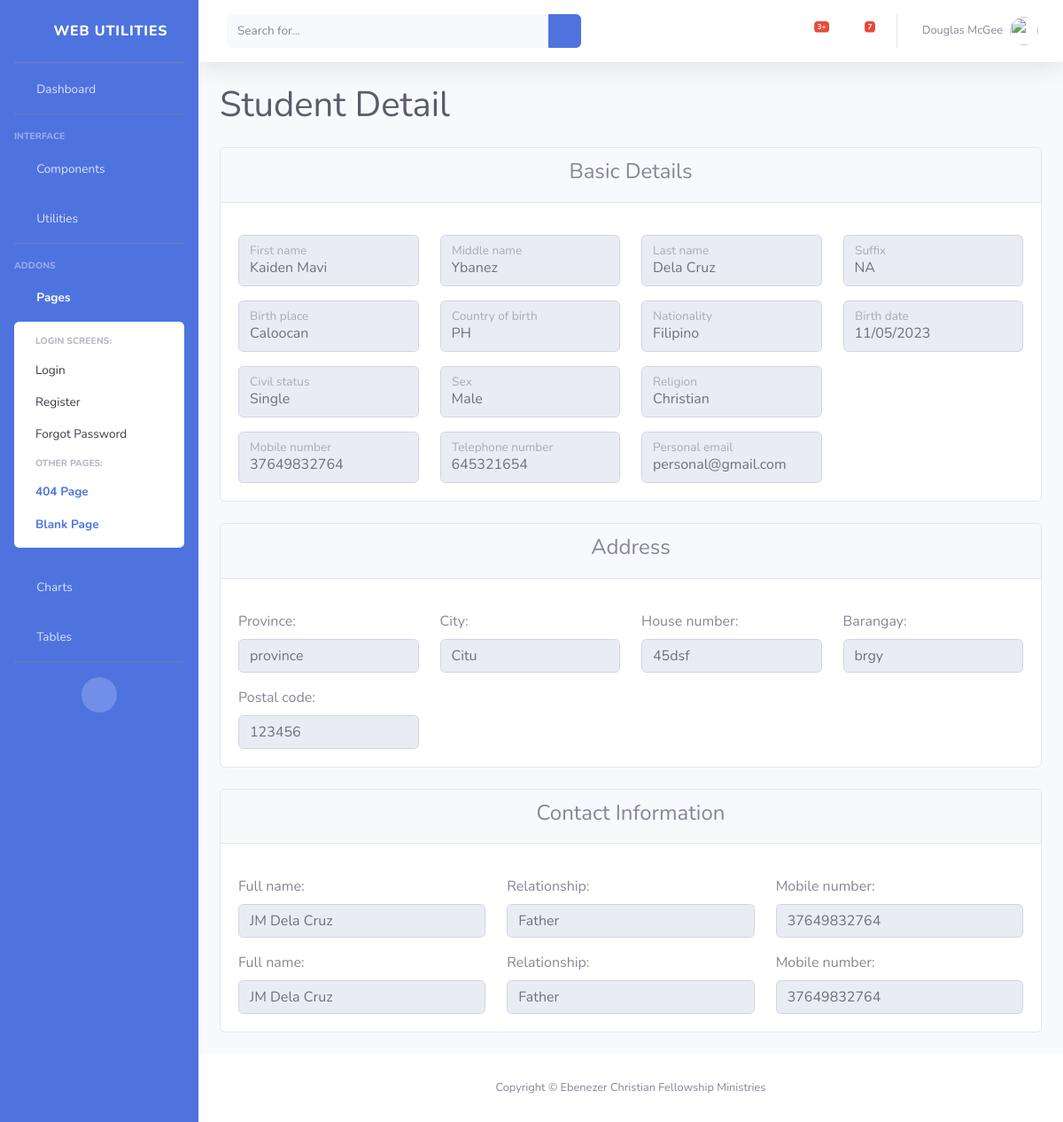
Page /students/5/ on the committed database.
### students/models.py (models this page shows, shortened)
class Student(models.Model):
    first_name = models.CharField(max_length=100)
    middle_name = models.CharField(max_length=100)
    last_name = models.CharField(max_length=100)
    suffix = models.CharField(max_length=10, blank=True)
    birth_date = models.DateField()
    country_of_birth = models.CharField(max_length=100)
    birth_place = models.CharField(max_length=100)
    nationality = models.CharField(max_length=100)
    CIVIL_STATUS_CHOICES = [
        ('', '---------'),
        ('single', 'Single'),
        ('married', 'Married'),
        ('widowed', 'Widowed'),
        ('divorced', 'Divorced'),
        ('separated', 'Separated'),
    ]
    civil_status = models.CharField(max_length=20, choices=CIVIL_STATUS_CHOICES, blank=True)
    SEX_CHOICES = [
        ('', '---------'),
        ('male', 'Male'),
        ('female', 'Female'),
    ]
    sex = models.CharField(max_length=10, choices=SEX_CHOICES, blank=True)
    religion = models.CharField(max_length=100)
    mobile_number = models.CharField(max_length=20)
    telephone_number = models.CharField(max_length=20, blank=True)
    personal_email = models.EmailField()

class Address(models.Model):
    student = models.OneToOneField(Student, on_delete=models.CASCADE)
    province = models.CharField(max_length=100)
    city = models.CharField(max_length=100)
    house_number = models.CharField(max_length=20)
    barangay = models.CharField(max_length=100)
    postal_code = models.CharField(max_length=10)

class Contact(models.Model):
    student = models.ForeignKey(Student, on_delete=models.CASCADE, related_name='contacts')
    full_name = models.CharField(max_length=100)
    relationship = models.CharField(max_length=20)
    mobile_number = models.CharField(max_length=20, blank=True)

### students/views.py (the view)
# urls.py: path('<int:student_id>/', view_student, name='view_student'),
def view_student(request, student_id):
    student = get_object_or_404(Student, pk=student_id)
    address = Address.objects.filter(student=student).first()
    address_form = ViewAddressDetail(instance=address)
    contacts = Contact.objects.filter(student=student)
    contact_form = [ViewContactDetail(instance=contact) for contact in contacts]
    context = {
        'student_form': ViewStudentDetail(instance=student),
        'address_form': address_form,
        'contact_form': contact_form,
        'student_id': student_id,
        'page_heading': 'Student Detail'
    }
    return render(request, 'students/student_detail.html', context)

### students/forms.py
class ViewAddressDetail(forms.ModelForm):
    class Meta:
        model = Address
        fields = ['province', 'city', 'house_number', 'barangay', 'postal_code']
        widgets = {
            'province': forms.TextInput(attrs={'class': 'form-control', 'disabled': 'disabled'}),
            'city': forms.TextInput(attrs={'class': 'form-control', 'disabled': 'disabled'}),
            'house_number': forms.TextInput(attrs={'class': 'form-control', 'disabled': 'disabled'}),
            'barangay': forms.TextInput(attrs={'class': 'form-control', 'disabled': 'disabled'}),
            'postal_code': forms.TextInput(attrs={'class': 'form-control', 'disabled': 'disabled'}),
        }

### students/templates/students/student_detail.html (shortened to what this page needs)
{% extends 'students/base.html' %}
{% load crispy_forms_tags %}
{% block content %}
<form method="post">
    <div class="card mb-4">
        <div class="card-header text-center">
            <h4>Basic Details</h4>
        </div>
        <div class="card-body">
            <div class="row">
                                    <div class="col-3 mt-3">
                                            <div class="form-floating">
                                                {{ student_form.first_name }}
                                                <label for="{{ student_form.first_name.id_for_label }}" >{{ student_form.first_name.label }}</label>
                                            </div>
                                    </div>
                                    <div class="col-3 mt-3">
                                            <div class="form-floating">
                                                {{ student_form.middle_name }}
                                                <label for="{{ student_form.middle_name.id_for_label }}">{{ student_form.middle_name.label }}</label>
                                            </div>
                                    </div>
                                    <div class="col-3 mt-3">
                                            <div class="form-floating">
                                                {{ student_form.last_name }}
                                                <label for="{{ student_form.last_name.id_for_label }}">{{ student_form.last_name.label }}</label>
                                            </div>
                                    </div>
                                    <div class="col-3 mt-3">
                                            <div class="form-floating">
                                                {{ student_form.suffix }}
                                                <label for="{{ student_form.suffix.id_for_label }}">{{ student_form.suffix.label }}</label>
                                            </div>
                                    </div>
            </div>
            <div class="row" >
                                    <div class="col-3 mt-3">
                                            <div class="form-floating">
                                                {{ student_form.birth_place }}
                                                <label for="{{ student_form.birth_place.id_for_label }}">{{ student_form.birth_place.label }}</label>
                                            </div>
                                    </div>
                                    <div class="col-3 mt-3">
                                            <div class="form-floating">
                                                {{ student_form.country_of_birth }}
                                                <label for="{{ student_form.country_of_birth.id_for_label }}">{{ student_form.country_of_birth.label }}</label>
                                            </div>
                                    </div>
                                    <div class="col-3 mt-3">
                                            <div class="form-floating">
                                                {{ student_form.nationality }}
                                                <label for="{{ student_form.nationality.id_for_label }}">{{ student_form.nationality.label }}</label>
                                            </div>
                                    </div>
                                    <div class="col-3 mt-3">
                                            <div class="form-floating">
                                                {{ student_form.birth_date }}
                                                <label for="{{ student_form.birth_date.id_for_label }}">{{ student_form.birth_date.label }}</label>
                                            </div>
                                    </div>
            </div>
            <div class="row">
                                    <div class="col-3 mt-3">
                                            <div class="form-floating">
                                                {{ student_form.civil_status }}
                                                <label for="{{ student_form.civil_status.id_for_label }}">{{ student_form.civil_status.label }}</label>
                                            </div>
                                    </div>
                                    <div class="col-3 mt-3">
                                            <div class="form-floating">
                                                {{ student_form.sex }}
                                                <label for="{{ student_form.sex.id_for_label }}">{{ student_form.sex.label }}</label>
                                            </div>
                                    </div>
                                    <div class="col-3 mt-3">
                                            <div class="form-floating">
                                                {{ student_form.religion }}
                                                <label for="{{ student_form.religion.id_for_label }}">{{ student_form.religion.label }}</label>
                                            </div>
                                    </div>
            </div>
            <div class="row">
                                    <div class="col-3 mt-3">
                                            <div class="form-floating">
                                                {{ student_form.mobile_number }}
                                                <label for="{{ student_form.mobile_number.id_for_label }}">{{ student_form.mobile_number.label }}</label>
                                            </div>
                                    </div>
                                    <div class="col-3 mt-3">
                                            <div class="form-floating">
                                                {{ student_form.telephone_number }}
                                                <label for="{{ student_form.telephone_number.id_for_label }}">{{ student_form.telephone_number.label }}</label>
                                            </div>
                                    </div>
                                    <div class="col-3 mt-3">
                                            <div class="form-floating">
                                                {{ student_form.personal_email }}
                                                <label for="{{ student_form.personal_email.id_for_label }}">{{ student_form.personal_email.label }}</label>
                                            </div>
                                    </div>
            </div>
        </div>
    </div>
    <div class="card mb-4">
        <div class="card-header text-center">
            <h4>Address</h4>
        </div>
        <div class="card-body">
                                <div class="row">
                                    <div class="col-3 mt-3">
                                        {{ address_form.province.label_tag }}
                                        {{ address_form.province }}
                                    </div>
                                    <div class="col-3 mt-3">
                                        {{ address_form.city.label_tag }}
                                        {{ address_form.city }}
                                    </div>
                                    <div class="col-3 mt-3">
                                        {{ address_form.house_number.label_tag }}
                                        {{ address_form.house_number }}
                                    </div>
                                    <div class="col-3 mt-3">
                                        {{ address_form.barangay.label_tag }}
                                        {{ address_form.barangay }}
                                    </div>
                                </div>
                                <div class="row">
                                    <div class="col-3 mt-3">
                                        {{ address_form.postal_code.label_tag }}
                                        {{ address_form.postal_code }}
                                    </div>
                                </div>
        </div>
    </div>
<div class="card mb-4">
    <div class="card-header text-center">
      <h4>Contact Information</h4>
    </div>
    <div class="card-body">
{% for contact_form in contact_form %}
      <div class="row justify-content-center">
                                    <div class="col-4 mt-3">
                                        {{ contact_form.full_name.label_tag }}
                                        {{ contact_form.full_name }}
                                    </div>
                                    <div class="col-4    mt-3">
                                        {{ contact_form.relationship.label_tag }}
                                        {{ contact_form.relationship }}
                                    </div>
                                    <div class="col-4    mt-3">
                                        {{ contact_form.mobile_number.label_tag }}
                                        {{ contact_form.mobile_number }}
                                    </div>
      </div>
{% endfor %}
    </div>
</div>
</form>
{% endblock %}

### rows in the picture
Student: first_name "Kaiden Mavi", middle_name "Ybanez", last_name "Dela Cruz", suffix "NA", birth_place "Caloocan", country_of_birth "PH", nationality "Filipino", birth_date "11/05/2023", civil_status "Single", sex "Male", religion "Christian", mobile_number "37649832764", telephone_number "645321654", personal_email "personal@gmail.com"
Address: province "province", city "Citu", house_number "45dsf", barangay "brgy", postal_code "123456"
Contact: full_name "JM Dela Cruz", relationship "Father", mobile_number "37649832764"
Contact: full_name "JM Dela Cruz", relationship "Father", mobile_number "37649832764"

### other values in the picture
{{ page_heading|default:"Page Head" }} "Student Detail"
{{ address_form.province.label_tag }} "Province:"
{{ address_form.city.label_tag }} "City:"
{{ address_form.house_number.label_tag }} "House number:"
{{ address_form.barangay.label_tag }} "Barangay:"
{{ address_form.postal_code.label_tag }} "Postal code:"
{{ contact_form.full_name.label_tag }} "Full name:" "Full name:"
{{ contact_form.relationship.label_tag }} "Relationship:" "Relationship:"
{{ contact_form.mobile_number.label_tag }} "Mobile number:" "Mobile number:"
